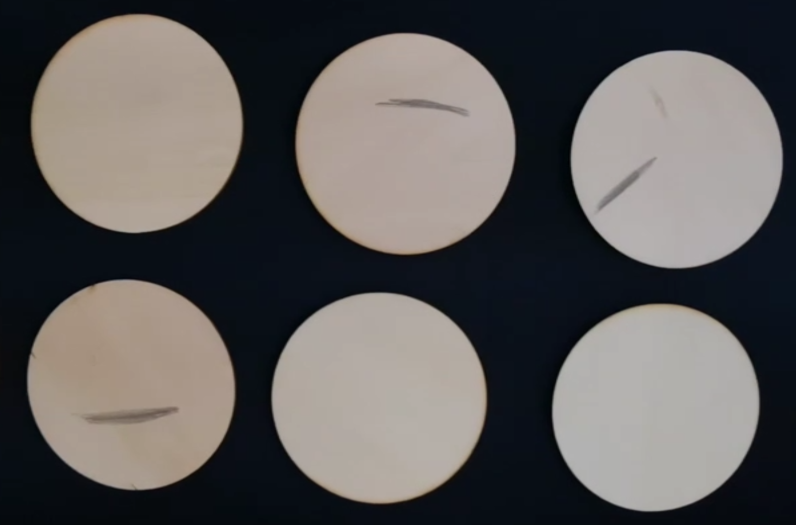
#> input picture day8/image/img_2.png, 1592 x 1050 px (shown at 1/2 size)
$ python '1图像缺陷检测.py'
#> lines starting #> are read from the running program, lines starting #| are printed output that depends on the picture; after the words box and inside, x2 and y2 are one past the last pixel; in counts of white or black regions, pixels touching at a corner belong together
import cv2 as cv

import numpy as np

#  1. 图片分割

img = cv.imread('image/img_2.png')
#> img is the input picture: shape (1050, 1592, 3); mean B, G, R 89.8, 90.7, 93.3
# 调整尺寸
img_1 = cv.resize(img, (600, 500))

# 转化灰度图
gray = cv.cvtColor(img_1, cv.COLOR_BGR2GRAY)

# 二值化
# ret, binary = cv.threshold(gray, 127, 255, cv.THRESH_BINARY)

ret, binary=cv.threshold(gray,0,255,cv.THRESH_BINARY+cv.THRESH_OTSU)
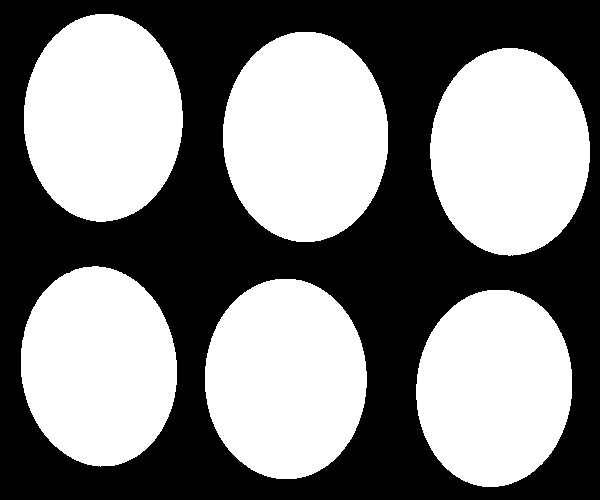
#> binary: shape (500, 600); 51.2% white; 1 black region
#> ret = 89


# 查找轮廓
contours, hit = cv.findContours(binary, cv.RETR_EXTERNAL, cv.CHAIN_APPROX_SIMPLE)
#> contours = 6 contours; box (x1, y1, x2, y2) and area: (223, 32, 388, 242) 27074, (430, 48, 590, 256) 25816, (24, 14, 183, 222) 25703, (205, 279, 367, 479) 25316, (21, 266, 177, 467) 24276, (416, 290, 572, 487) 24002; hit = [[1, -1, -1, -1], [2, 0, -1, -1], [3, 1, -1, -1], [4, 2, -1, -1], [5, 3, -1, -1], [-1, 4, -1, -1]]

print(len(contours))
#| 6
contours_item = []
# 图像副本
result_img = img_1.copy()
for i, contour in enumerate(contours):
    x, y, w, h = cv.boundingRect(contour)
    # # 画图
    # cv.drawContours(result_img, contours, i, (0, 0, 255), thickness=2)
    # # # 画方框
    # cv.rectangle(result_img, (x, y), (x + w, y + h), (0, 255, 0), 3)

    contours_item.append((x, y, w, h))
#> this loop made 6 passes
#> (x, y, w, h) on passes 1 to 6: (416, 290, 156, 197), (205, 279, 162, 200), (21, 266, 156, 201), (430, 48, 160, 208), (223, 32, 165, 210), (24, 14, 159, 208)
#> after the loop, contours_item = [(416, 290, 156, 197), (205, 279, 162, 200), (21, 266, 156, 201), (430, 48, 160, 208), (223, 32, 165, 210), (24, 14, 159, 208)]
    # 分割
    # img_rio = img_1[y - 10:y + h + 10, x - 10:x + w + 10]
    # cv.imwrite(f'save/save_img_{i}.png', img_rio)

# 2. 缺陷判断
# 遍历
for index, (x, y, w, h) in enumerate(contours_item):
    # 分割
    img_rio = img_1[y:y + h, x:x + w]
    # 转化灰度图
    gray_img_rio = cv.cvtColor(img_rio, cv.COLOR_BGR2GRAY)

    # 二值化
    ret_img_rio, binary_img_rio = cv.threshold(gray_img_rio, 127, 255, cv.THRESH_BINARY)

    # 查找轮廓 sIMPLE只绘制端点  CHAIN_APPROX_SIMPLE
    contours_img_rio, hit_img_rio = cv.findContours(binary_img_rio, cv.RETR_LIST, cv.CHAIN_APPROX_NONE)

    # [6 lines of commented-out code are left out]

    print(len(contours_img_rio))

    flag = False
    for j, contour_rio in enumerate(contours_img_rio):
        # 计算面积
        area = cv.contourArea(contour_rio)
        # 判断是否有缺陷
        if 5000 > area > 50:  # 依据面积大小
            flag = True
            # 缺陷全局坐标
            global_cont = contour_rio + np.array([x, y])

            # 画缺陷轮廓
            # 画图  绘制缺陷
            cv.drawContours(result_img, global_cont, -1, (0, 0, 255), thickness=2)
            # 画方框
        # cv.rectangle(result_img, (x, y), (x + w, y + h), (0, 255, 0), 3)

    print(flag)
    if flag:
        cv.rectangle(result_img, (x, y), (x + w, y + h), (0, 0, 255), 3)
        cv.putText(result_img,'Crack',(x+5,y+20),cv.FONT_HERSHEY_SIMPLEX,0.7,(0, 0, 255),1)
    else:
        cv.rectangle(result_img, (x, y), (x + w, y + h), (0, 255, 0), 3)
        cv.putText(result_img,'Pass',(x+5,y+20),cv.FONT_HERSHEY_SIMPLEX,0.7,(0, 255, 0),1)
#> this loop made 6 passes
#> (x, y, w, h, hit_img_rio) on passes 1 to 6: (416, 290, 156, 197, [[-1, -1, -1, -1]]), (205, 279, 162, 200, [[-1, -1, -1, -1]]), (21, 266, 156, 201, [[1, -1, -1, -1], [-1, 0, -1, -1]]), (430, 48, 160, 208, [[1, -1, -1, -1], [-1, 0, -1, -1]]), (223, 32, 165, 210, [[1, -1, -1, -1], [2, 0, -1, -1], [-1, 1, -1, -1]]), (24, 14, 159, 208, [[-1, -1, -1, -1]])
#| 1
#| False
#| 1
#| False
#| 2
#| True
#| 2
#| True
#| 3
#| True
#> (further printed lines are left out)
#> pass 1, `ret_img_rio, binary_img_rio = cv.threshold(gray_img_rio, 127, 255, cv...`:
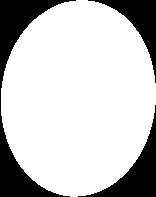
#> binary_img_rio: shape (197, 156); 78% white; 3 black regions, box (x1, y1, x2, y2) and area: (0, 0, 76, 197) 3458, (78, 105, 156, 197) 1841, (88, 0, 156, 83) 1461
#> pass 2, `img_rio = img_1[y:y + h, x:x + w]`:
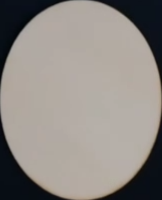
#> img_rio: shape (200, 162, 3); mean B, G, R 132.3, 137.3, 142.7
#> after the loop:
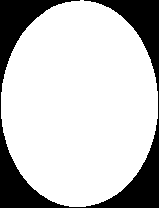
#> binary_img_rio: shape (208, 159); 77.2% white; 1 black region, box (x1, y1, x2, y2) and area: (0, 0, 159, 208) 7543
#> after the loop:
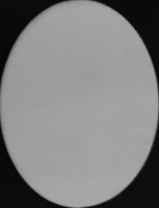
#> gray_img_rio: shape (208, 159); min 3, max 169, mean 127.8
#> after the loop:
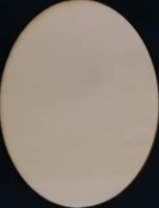
#> img_rio: shape (208, 159, 3); mean B, G, R 115.7, 125.8, 136
#> after the loop:
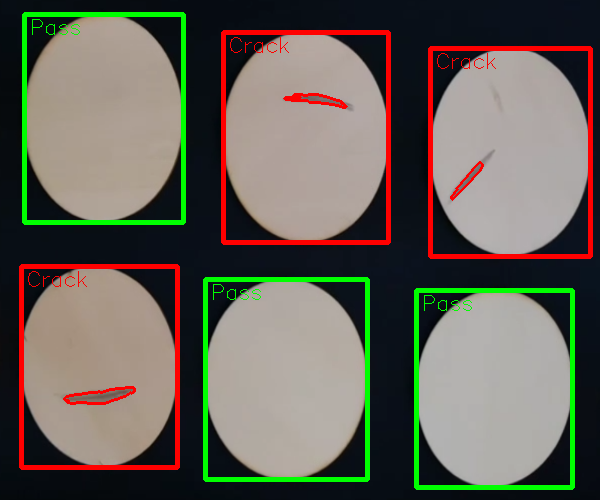
#> result_img: shape (500, 600, 3); mean B, G, R 86.9, 97.6, 101.4


# cv.imshow('img', img_1)
#
# cv.imshow('gray', gray)
cv.imshow('result_img', result_img)
cv.waitKey()
cv.destroyAllWindows()

$ run again, with day8/image/img_3.png copied over day8/image/img_2.png
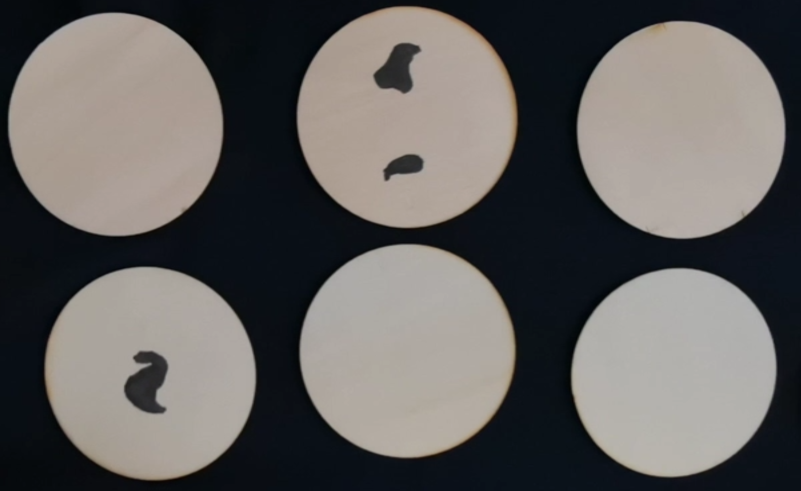
#> input picture day8/image/img_3.png, 1601 x 982 px (shown at 1/2 size)
#> img is the input picture: shape (982, 1601, 3); mean B, G, R 94.9, 96.5, 98.9
#> `ret, binary=cv.threshold(gray,0,255,cv.THRESH_BINARY+cv.THRESH_OTSU)`:
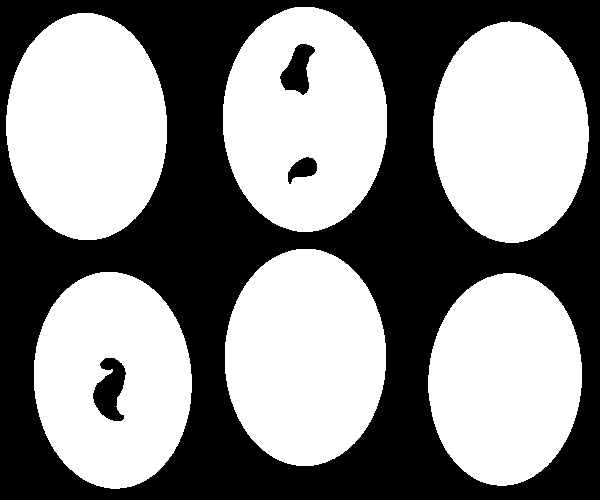
#> binary: shape (500, 600); 54.1% white; 4 black regions
#> ret = 90
#> contours = 6 contours; box (x1, y1, x2, y2) and area: (223, 7, 387, 232) 28814, (6, 13, 167, 240) 28466, (225, 249, 386, 466) 27302, (433, 21, 589, 243) 26880, (34, 272, 192, 489) 26693, (428, 273, 582, 486) 25375; hit = [[1, -1, -1, -1], [2, 0, -1, -1], [3, 1, -1, -1], [4, 2, -1, -1], [5, 3, -1, -1], [-1, 4, -1, -1]]
#| 6
#> the loop `for i, contour in enumerate(contours):` made 6 passes
#> (x, y, w, h) on passes 1 to 6: (428, 273, 154, 213), (34, 272, 158, 217), (225, 249, 161, 217), (433, 21, 156, 222), (6, 13, 161, 227), (223, 7, 164, 225)
#> after the loop `for i, contour in enumerate(contours):`: contours_item = [(428, 273, 154, 213), (34, 272, 158, 217), (225, 249, 161, 217), (433, 21, 156, 222), (6, 13, 161, 227), (223, 7, 164, 225)]
#> the loop `for index, (x, y, w, h) in enumerate(contours_item):` made 6 passes
#> (x, y, w, h, hit_img_rio) on passes 1 to 6: (428, 273, 154, 213, [[-1, -1, -1, -1]]), (34, 272, 158, 217, [[1, -1, -1, -1], [-1, 0, -1, -1]]), (225, 249, 161, 217, [[-1, -1, -1, -1]]), (433, 21, 156, 222, [[-1, -1, -1, -1]]), (6, 13, 161, 227, [[-1, -1, -1, -1]]), (223, 7, 164, 225, [[1, -1, -1, -1], [2, 0, -1, -1], [-1, 1, -1, -1]])
#> (printed output is left out)
#> after the loop `for index, (x, y, w, h) in enumerate(contours_item):`:
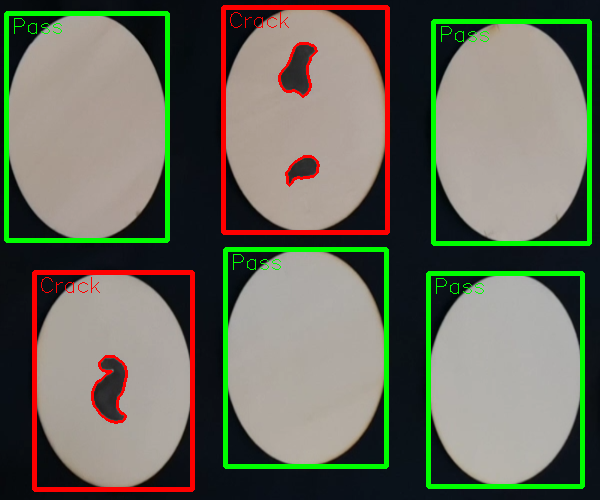
#> result_img: shape (500, 600, 3); mean B, G, R 91.9, 107, 104
